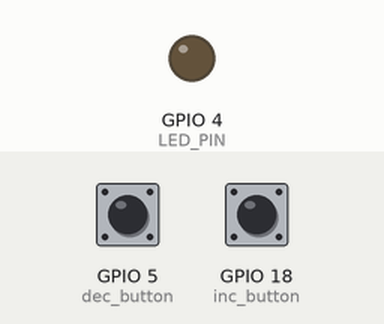
Recording of a sketch running on a simulated ESP32. Shown: output pins drawn as LEDs (lit = HIGH). The test bench sets the inputs (shaded band); at power-on: GPIO 18 (inc_button) HIGH, GPIO 5 (dec_button) HIGH.

Above: at 1.2 s.
1.3 s: GPIO 18 (inc_button) pulled LOW for 0.15 s
At 1.9 s:
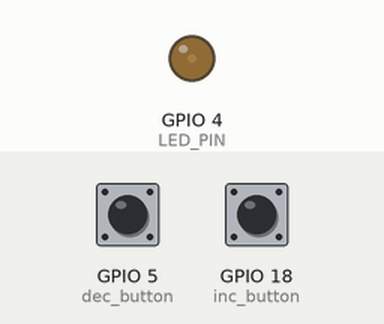
2.9 s: GPIO 5 (dec_button) pulled LOW for 0.15 s
At 4.1 s:
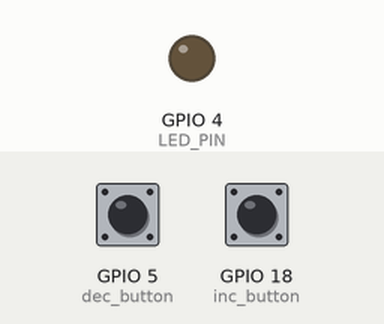
4.5 s: GPIO 18 (inc_button) pulled LOW for 1 s
At 5.5 s:
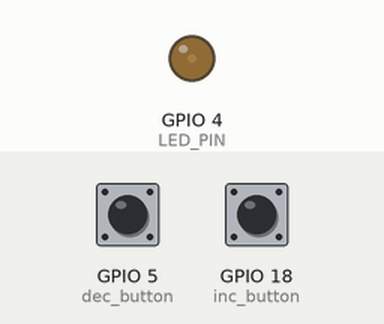
7.0 s: GPIO 5 (dec_button) pulled LOW for 1 s
At 7.4 s:
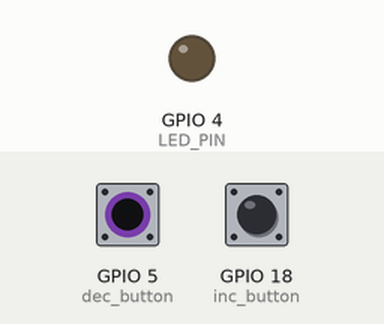
9.5 s: GPIO 18 (inc_button) pulsed LOW 5 times (0.12 s each, 0.3 s apart)
At 11.4 s:
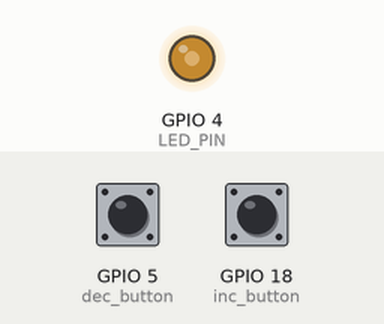
12.5 s: GPIO 18 (inc_button) pulled LOW for 0.15 s
At 12.8 s:
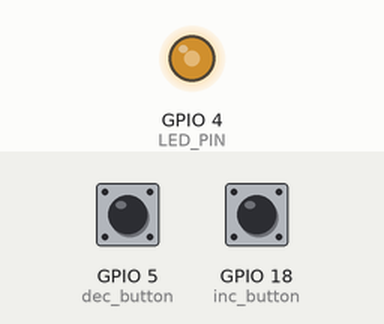
Timing chart, 0 to 15.1 s (numbered marks = the images above; inputs shaded):
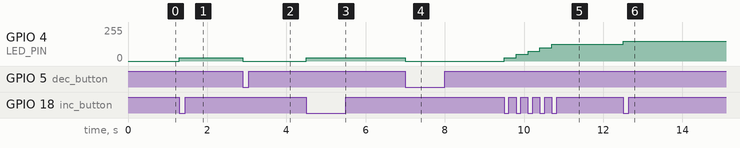

Measured:
- after the input at 1.3 s, GPIO 4 (LED_PIN): 0/255 → 25/255 at once
- after the input at 2.9 s, GPIO 4 (LED_PIN): 25/255 → 0/255 at once
- after the input at 4.5 s, GPIO 4 (LED_PIN): 0/255 → 25/255 at once
- after the input at 7.0 s, GPIO 4 (LED_PIN): 25/255 → 0/255 at once
- after the input at 9.5 s, GPIO 4 (LED_PIN): moves from 0/255 to 125/255 over 1.2 s, starting at once
- after the input at 12.5 s, GPIO 4 (LED_PIN): 125/255 → 149/255 at once

The sketch:

Button_controlled_Fading_V3.ino
```cpp
#define LED_PIN 4
const int inc_button=18;
const int dec_button=5;

const int frequency=5000;
const int resolution=8;

int brightness=0;

bool incCurrent=HIGH;
bool incPrevious=HIGH;

bool decCurrent=HIGH;
bool decPrevious=HIGH;

void setup() {
  pinMode(inc_button, INPUT_PULLUP);
  pinMode(dec_button, INPUT_PULLUP);

  ledcAttach(LED_PIN, frequency, resolution);
  ledcWrite(LED_PIN, brightness);

}

void loop() {
  incCurrent=digitalRead(inc_button);
  decCurrent=digitalRead(dec_button);

  if(incPrevious==HIGH && incCurrent==LOW)
  {
    brightness+=25.5;
    if(brightness>255)
      brightness=255;

    ledcWrite(LED_PIN, brightness);
    delay(30);
  }

  if(decPrevious==HIGH && decCurrent==LOW)
  {
    brightness-=25.5;
    if(brightness<0)
      brightness=0;

    ledcWrite(LED_PIN, brightness);
    delay(30);
  }

  incPrevious=incCurrent;
  decPrevious=decCurrent;
}
```
